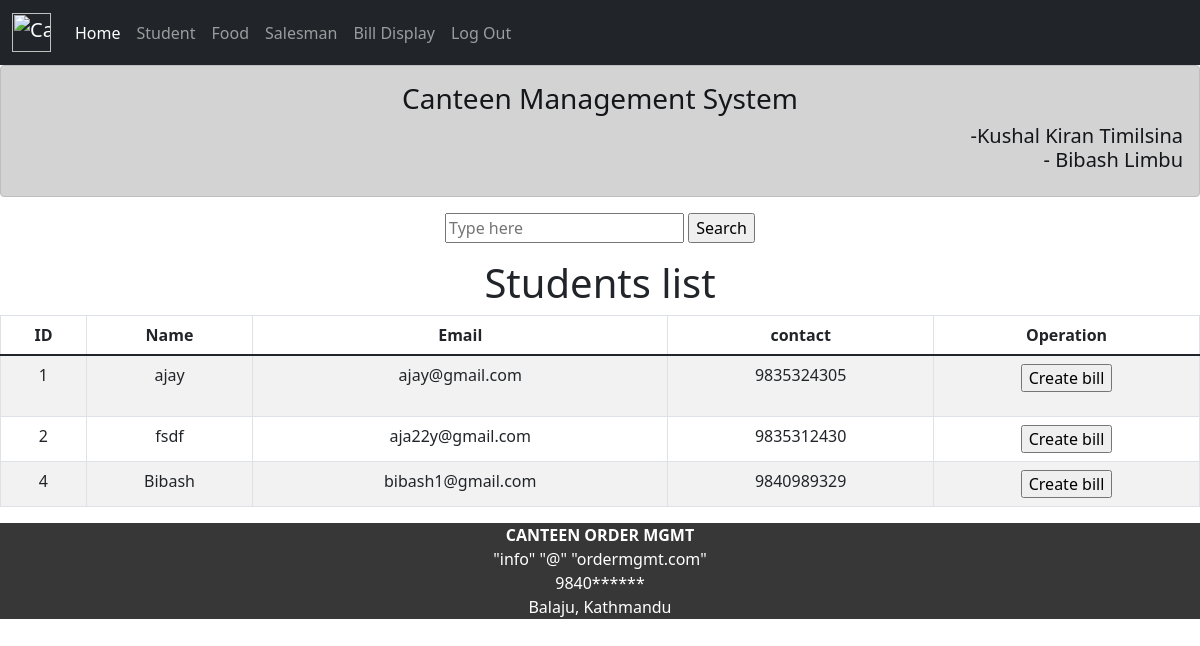
The page /bill_display.php on the database its author committed.
### tables this page shows
CREATE TABLE `student` (
  `s_id` int(5) NOT NULL,
  `s_name` varchar(30) NOT NULL,
  `s_email` varchar(50) NOT NULL,
  `s_contact` varchar(10) NOT NULL,
  `s_location` varchar(50) NOT NULL
);

### bill_display.php (the view, shortened to what this page needs)
<?php include 'conn.php';
include 'components.php';
include 'header.php';?>
<html>
<body>
<form action=test.php" method="GET" style="text-align: center;">
<input id="search" name="s_name" type="text" value="<?php if(isset($_GET['s_name'])){echo $_GET['s_name'];} ?>"placeholder="Type here">
<input id="submit" type="submit" value="Search">
</form>
<h1 style="text-align: center;">Students list</h1>
<table class="table table-bordered table-responsive table-striped table-hover table-condensed text-center " >
<thead>
    <th>ID</th>
    <th>Name</th>
    <th>Email</th>
    <th>contact</th>
    <th>Operation</th>
</thead>
<tbody>
    <?php
        include "conn.php";
        $selectquery = " select * from student";
        $query = mysqli_query($conn,$selectquery );
        while($result = mysqli_fetch_assoc($query)){
    ?>
        <tr>
            <td><?php  echo $result['s_id']; ?></td>
            <td><?php  echo $result['s_name']; ?></td>
            <td><?php  echo $result['s_email']; ?></td>
            <td><?php  echo $result['s_contact']; ?></td>
           <?php $sid=$result['s_id']; ?>
            <td><form method="get" action="test.php?id=<?php  echo $sid ?>">
        <input type="submit" name="display" value="Create bill"></td>
        </tr>
    <?php
        }
    ?>
</tbody>
</table>
</body>
</html>
<?php include 'footer.php'?>

### rows shown on the page
student: s_id "1", s_name "ajay", s_email "ajay@gmail.com", s_contact "9835324305"
student: s_id "2", s_name "fsdf", s_email "aja22y@gmail.com", s_contact "9835312430"
student: s_id "4", s_name "Bibash", s_email "bibash1@gmail.com", s_contact "9840989329"
